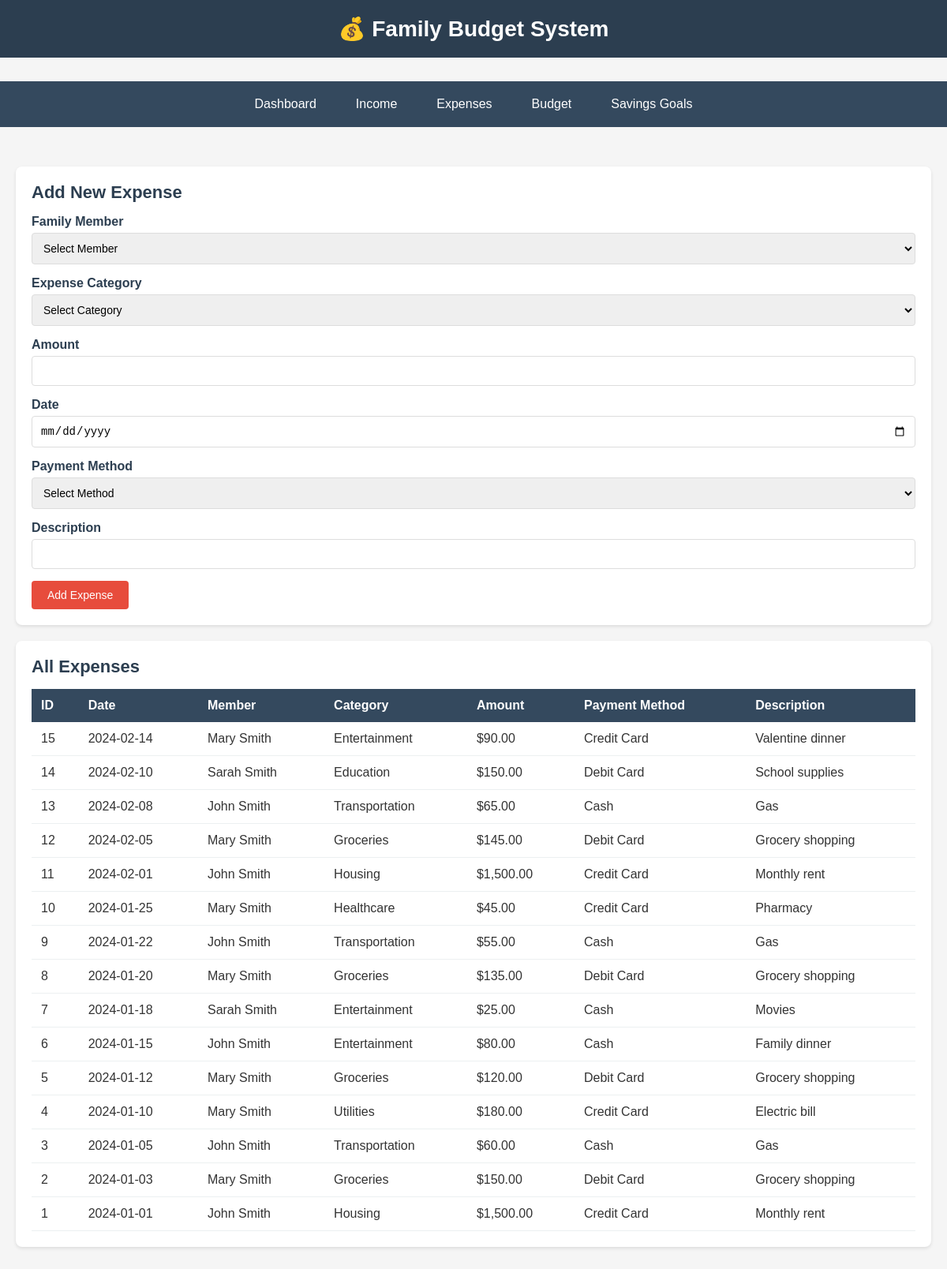
Screenshot of /pages/expenses.php with the database file from the repository.
### tables this page shows
CREATE TABLE expenses (
    expense_id INT,
    member_id INT,
    expense_category_id INT,
    amount DECIMAL(10, 2),
    expense_date DATE,
    payment_method VARCHAR(50),
    description VARCHAR(255)
);

CREATE TABLE family_members (
    member_id INT,
    member_name VARCHAR(100),
    relationship VARCHAR(50),
    email VARCHAR(100),
    phone VARCHAR(20)
);

CREATE TABLE expense_categories (
    expense_category_id INT,
    category_name VARCHAR(100),
    budget_amount DECIMAL(10, 2),
    description VARCHAR(255)
);

### pages/expenses.php (the view, shortened to what this page needs)
<?php
include '../includes/db_connect.php';
$expenses = mysqli_query($conn, "SELECT e.*, m.member_name, c.category_name
                                  FROM expenses e
                                  LEFT JOIN family_members m ON e.member_id = m.member_id
                                  LEFT JOIN expense_categories c ON e.expense_category_id = c.expense_category_id
                                  ORDER BY e.expense_date DESC");
?>
<!DOCTYPE html>
<html>
<head>
    <link rel="stylesheet" href="../css/style.css">
</head>
<body>
    <header>
        <h1>💰 Family Budget System</h1>
    </header>
    <nav>
        <ul>
            <li><a href="../index.php">Dashboard</a></li>
            <li><a href="income.php">Income</a></li>
            <li><a href="expenses.php">Expenses</a></li>
            <li><a href="budget.php">Budget</a></li>
            <li><a href="savings.php">Savings Goals</a></li>
        </ul>
    </nav>
    <div class="container">
        <div class="card">
            <h2>Add New Expense</h2>
            <form method="POST">
                <div class="form-group">
                    <label>Family Member</label>
                    <select name="member_id" required>
                        <option value="">Select Member</option>
                    </select>
                </div>
                <div class="form-group">
                    <label>Expense Category</label>
                    <select name="expense_category_id" required>
                        <option value="">Select Category</option>
                    </select>
                </div>
                <div class="form-group">
                    <label>Amount</label>
                    <input type="number" name="amount" step="0.01" required>
                </div>
                <div class="form-group">
                    <label>Date</label>
                    <input type="date" name="expense_date" required>
                </div>
                <div class="form-group">
                    <label>Payment Method</label>
                    <select name="payment_method" required>
                        <option value="">Select Method</option>
                    </select>
                </div>
                <div class="form-group">
                    <label>Description</label>
                    <input type="text" name="description">
                </div>
                <button type="submit" class="btn btn-danger">Add Expense</button>
            </form>
        </div>
        <div class="card">
            <h2>All Expenses</h2>
            <table>
                <tr>
                    <th>ID</th>
                    <th>Date</th>
                    <th>Member</th>
                    <th>Category</th>
                    <th>Amount</th>
                    <th>Payment Method</th>
                    <th>Description</th>
                </tr>
                <?php while($row = mysqli_fetch_assoc($expenses)): ?>
                <tr>
                    <td><?php echo $row['expense_id']; ?></td>
                    <td><?php echo $row['expense_date']; ?></td>
                    <td><?php echo $row['member_name']; ?></td>
                    <td><?php echo $row['category_name']; ?></td>
                    <td>$<?php echo number_format($row['amount'], 2); ?></td>
                    <td><?php echo $row['payment_method']; ?></td>
                    <td><?php echo $row['description']; ?></td>
                </tr>
                <?php endwhile; ?>
            </table>
        </div>
    </div>
</body>
</html>

### css/style.css (style rules this page uses)
* { margin: 0; padding: 0; box-sizing: border-box; }
body { font-family: Arial, sans-serif; background-color: #f5f5f5; color: #333; }
.container { max-width: 1200px; margin: 0 auto; padding: 20px; }
header { background-color: #2c3e50; color: white; padding: 20px; text-align: center; margin-bottom: 30px; }
header h1 { font-size: 28px; }
nav { background-color: #34495e; padding: 10px; margin-bottom: 30px; }
nav ul { list-style: none; display: flex; gap: 20px; justify-content: center; }
nav a { color: white; text-decoration: none; padding: 10px 15px; display: block; }
.card { background-color: white; padding: 20px; margin-bottom: 20px; border-radius: 8px; box-shadow: 0 2px 4px rgba(0,0,0,0.1); }
.card h2 { color: #2c3e50; margin-bottom: 15px; font-size: 22px; }
table { width: 100%; border-collapse: collapse; background-color: white; }
table th { background-color: #34495e; color: white; padding: 12px; text-align: left; }
table td { padding: 12px; border-bottom: 1px solid #ecf0f1; }
.form-group { margin-bottom: 15px; }
.form-group label { display: block; margin-bottom: 5px; font-weight: bold; color: #2c3e50; }
.form-group input, .form-group select, .form-group textarea { width: 100%; padding: 10px; border: 1px solid #ddd; border-radius: 4px; font-size: 14px; }
.btn { padding: 10px 20px; border: none; border-radius: 4px; cursor: pointer; font-size: 14px; margin-right: 10px; }
.btn-danger { background-color: #e74c3c; color: white; }

### rows the page displays
expenses: expense_id "15", expense_date "2024-02-14", member.member_name "Mary Smith", expense_category.category_name "Entertainment", amount "90.00", payment_method "Credit Card", description "Valentine dinner"
expenses: expense_id "14", expense_date "2024-02-10", member.member_name "Sarah Smith", expense_category.category_name "Education", amount "150.00", payment_method "Debit Card", description "School supplies"
expenses: expense_id "13", expense_date "2024-02-08", member.member_name "John Smith", expense_category.category_name "Transportation", amount "65.00", payment_method "Cash", description "Gas"
expenses: expense_id "12", expense_date "2024-02-05", member.member_name "Mary Smith", expense_category.category_name "Groceries", amount "145.00", payment_method "Debit Card", description "Grocery shopping"
expenses: expense_id "11", expense_date "2024-02-01", member.member_name "John Smith", expense_category.category_name "Housing", amount "1,500.00", payment_method "Credit Card", description "Monthly rent"
expenses: expense_id "10", expense_date "2024-01-25", member.member_name "Mary Smith", expense_category.category_name "Healthcare", amount "45.00", payment_method "Credit Card", description "Pharmacy"
expenses: expense_id "9", expense_date "2024-01-22", member.member_name "John Smith", expense_category.category_name "Transportation", amount "55.00", payment_method "Cash", description "Gas"
expenses: expense_id "8", expense_date "2024-01-20", member.member_name "Mary Smith", expense_category.category_name "Groceries", amount "135.00", payment_method "Debit Card", description "Grocery shopping"
expenses: expense_id "7", expense_date "2024-01-18", member.member_name "Sarah Smith", expense_category.category_name "Entertainment", amount "25.00", payment_method "Cash", description "Movies"
expenses: expense_id "6", expense_date "2024-01-15", member.member_name "John Smith", expense_category.category_name "Entertainment", amount "80.00", payment_method "Cash", description "Family dinner"
expenses: expense_id "5", expense_date "2024-01-12", member.member_name "Mary Smith", expense_category.category_name "Groceries", amount "120.00", payment_method "Debit Card", description "Grocery shopping"
expenses: expense_id "4", expense_date "2024-01-10", member.member_name "Mary Smith", expense_category.category_name "Utilities", amount "180.00", payment_method "Credit Card", description "Electric bill"
expenses: expense_id "3", expense_date "2024-01-05", member.member_name "John Smith", expense_category.category_name "Transportation", amount "60.00", payment_method "Cash", description "Gas"
expenses: expense_id "2", expense_date "2024-01-03", member.member_name "Mary Smith", expense_category.category_name "Groceries", amount "150.00", payment_method "Debit Card", description "Grocery shopping"
expenses: expense_id "1", expense_date "2024-01-01", member.member_name "John Smith", expense_category.category_name "Housing", amount "1,500.00", payment_method "Credit Card", description "Monthly rent"
